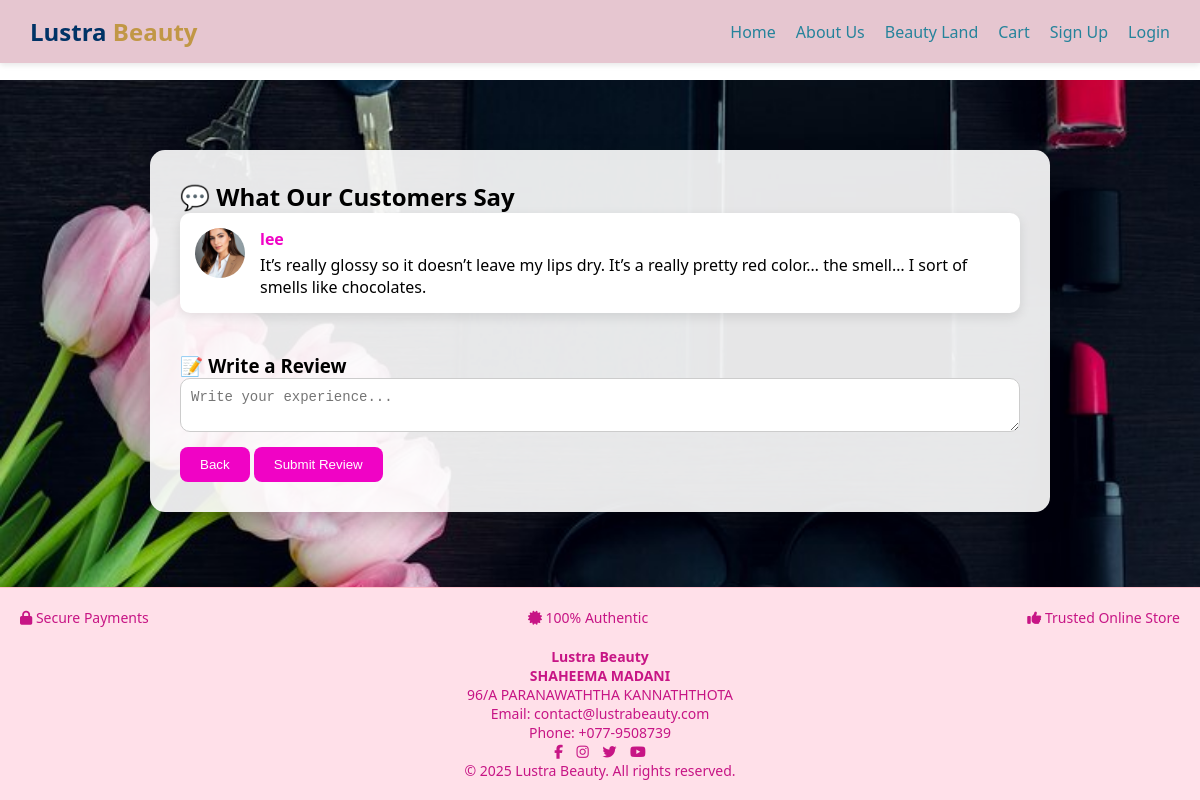
/review.php, run on the app's committed database.
### tables this page shows
CREATE TABLE `reviews` (
  `id` int(11) NOT NULL,
  `username` varchar(100) NOT NULL,
  `profile_image` varchar(255) NOT NULL,
  `message` text NOT NULL,
  `created_at` timestamp NOT NULL DEFAULT current_timestamp()
);

### review.php (the view, shortened to what this page needs)
<?php
include 'db_connection.php';
$reviews = [];
$result = $conn->query("SELECT * FROM reviews ORDER BY created_at DESC");
if ($result) {
    while ($row = $result->fetch_assoc()) {
        $reviews[] = $row;
    }
}
$pending_review = isset($_SESSION['pending_review']) ? $_SESSION['pending_review'] : '';
?>
<!DOCTYPE html>
<html lang="en">
<head>
  <link rel="stylesheet" href="css/review.css">
  <link rel="stylesheet" href="https://cdnjs.cloudflare.com/ajax/libs/font-awesome/6.5.0/css/all.min.css"/>
</head>
<body>
<nav class="navbar">
      <div class="logo">Lustra <span>Beauty</span></div>
      <ul class="nav-links">
        <li><a href="index.php">Home</a></li>
        <li><a href="about.php">About Us</a></li>
        <li><a href="beautyland.php">Beauty Land</a></li>
        <li><a href="cart.php"> Cart</a></li>
        <?php if (isset($_SESSION['username'])): ?>
      <li>
   <a href="profile.php" style="
    display: inline-block;
    background-color: white;
    color: #C19745;
    font-weight: bold;
    padding: 2px 2px;
    border-radius: 6px;
    text-decoration: none;
    transition: 0.3s;
  ">
    Hi, <?php echo $_SESSION['username']; ?> 👋
  </a>
</li>
      <li><a href="logout.php" class="login-btn">Logout</a></li>
    <?php else: ?>
      <li><a href="signup.php" class="login-btn">Sign Up</a></li>
      <li><a href="login.php" class="login-btn">Login</a></li>
    <?php endif; ?>
      </ul>
    </nav>
<div class="spacer"></div>
<div class="review-wrapper">
  <div class="review-container">
    <h2>💬 What Our Customers Say</h2>
    <?php if (count($reviews) > 0): ?>
      <?php foreach ($reviews as $rev): ?>
        <div class="review-box">
          <img src="./uploads/<?= htmlspecialchars($rev['profile_image']) ?>" alt="User">
          <div>
            <h4><?= htmlspecialchars($rev['username']) ?></h4>
            <p><?= htmlspecialchars($rev['message']) ?></p>
          </div>
        </div>
      <?php endforeach; ?>
    <?php else: ?>
      <p class="no-reviews">No reviews yet. Be the first to review!</p>
    <?php endif; ?>
    <div class="review-form">
      <h3>📝 Write a Review</h3>
      <form method="POST">
        <textarea name="message" placeholder="Write your experience..." required><?= htmlspecialchars($pending_review) ?></textarea>
        <button onclick="window.location.href='index.php'" >Back</button>
        <button type="submit">Submit Review</button>
      </form>
    </div>
  </div>
</div>
    <footer class="footer">
      <div class="footer-top">
        <div class="info-box"><i class="fas fa-lock"></i> Secure Payments</div>
        <div class="info-box"><i class="fas fa-certificate"></i> 100% Authentic</div>
        <div class="info-box"><i class="fas fa-thumbs-up"></i> Trusted Online Store</div>
      </div>
      <div class="footer-contact">
        <p><strong>Lustra Beauty</strong></p>
        <p><strong>SHAHEEMA MADANI</strong></p>
        <p>96/A PARANAWATHTHA KANNATHTHOTA</p>
        <p>Email: contact@lustrabeauty.com</p>
        <p>Phone: +077-9508739</p>
      </div>
      <div class="footer-social">
        <a href="#"><i class="fab fa-facebook-f"></i></a>
        <a href="#"><i class="fab fa-instagram"></i></a>
        <a href="#"><i class="fab fa-twitter"></i></a>
        <a href="#"><i class="fab fa-youtube"></i></a>
      </div>
      <p class="copyright">&copy; 2025 Lustra Beauty. All rights reserved.</p>
    </footer>
</body>
</html>

### css/review.css (style rules this page uses)
* { margin: 0; padding: 0; box-sizing: border-box; }
html, body { height: 100%; font-family: 'Segoe UI', sans-serif; }
body { display: flex; flex-direction: column; min-height: 100vh; }
.navbar { position: fixed; top: 0; left: 0; width: 100%; background-color: #E6C6D0; padding: 15px 30px; display: flex; justify-content: space-between; align-items: center; z-index: 1000; box-shadow: 0 2px 6px rgba(0,0,0,0.1); }
.logo { font-size: 24px; font-weight: bold; color: #003366; }
.logo span { color: #C19745; }
.nav-links { list-style: none; display: flex; gap: 20px; }
.nav-links li a { text-decoration: none; color: #25839b; font-weight: 500; }
.spacer { height: 80px; }
.review-wrapper { flex: 1; background: url('images/review.jpg') no-repeat center center; background-size: cover; padding: 40px 0; }
.review-container { max-width: 900px; margin: 0 auto; background: rgba(255, 255, 255, 0.9); padding: 30px; border-radius: 15px; box-shadow: 0 8px 24px rgba(0,0,0,0.2); }
.review-box { display: flex; gap: 15px; padding: 15px; margin-bottom: 15px; background: #fff; border-radius: 10px; box-shadow: 0 4px 12px rgba(0,0,0,0.1); }
.review-box img { width: 50px; height: 50px; border-radius: 50%; object-fit: cover; }
.review-box h4 { color: #F003C5; margin-bottom: 4px; }
.review-form { margin-top: 40px; }
.review-form textarea { width: 100%; padding: 10px; border-radius: 10px; border: 1px solid #ccc; resize: vertical; font-size: 14px; }
.review-form button { margin-top: 10px; background: #F003C5; color: #fff; padding: 10px 20px; border-radius: 8px; border: none; cursor: pointer; }
.footer { background-color: #ffe0e9; padding: 20px; text-align: center; color: #c71585; border-top: 1px solid #ffc0cb; font-size: 14px; }
.footer a { color: #c71585; text-decoration: none; margin: 0 5px; }
.footer-top { display: flex; flex-wrap: wrap; justify-content: space-between; gap: 30px; max-width: 1200px; margin: 0 auto 20px; text-align: center; }

### review.php (style rules this page uses)
* { margin: 0; padding: 0; box-sizing: border-box; }
html, body { height: 100%; font-family: 'Segoe UI', sans-serif; }
body { display: flex; flex-direction: column; min-height: 100vh; }
.navbar { position: fixed; top: 0; left: 0; width: 100%; background-color: #E6C6D0; padding: 15px 30px; display: flex; justify-content: space-between; align-items: center; z-index: 1000; box-shadow: 0 2px 6px rgba(0,0,0,0.1); }
.logo { font-size: 24px; font-weight: bold; color: #003366; }
.logo span { color: #C19745; }
.nav-links { list-style: none; display: flex; gap: 20px; }
.nav-links li a { text-decoration: none; color: #25839b; font-weight: 500; }
.spacer { height: 80px; }
.review-wrapper { flex: 1; background: url('images/review_background2.jpg') no-repeat center center; background-size: cover; padding: 70px 0; }
.review-container { max-width: 900px; margin: 0 auto; background: rgba(255, 255, 255, 0.9); padding: 30px; border-radius: 15px; box-shadow: 0 8px 24px rgba(0,0,0,0.2); }
.review-box { display: flex; gap: 15px; padding: 15px; margin-bottom: 15px; background: #fff; border-radius: 10px; box-shadow: 0 4px 12px rgba(0,0,0,0.1); }
.review-box img { width: 50px; height: 50px; border-radius: 50%; object-fit: cover; }
.review-box h4 { color: #F003C5; margin-bottom: 4px; }
.review-form { margin-top: 40px; }
.review-form textarea { width: 100%; padding: 10px; border-radius: 10px; border: 1px solid #ccc; resize: vertical; font-size: 14px; }
.review-form button { margin-top: 10px; background: #F003C5; color: #fff; padding: 10px 20px; border-radius: 8px; border: none; cursor: pointer; }
.footer { background-color: #ffe0e9; padding: 20px; text-align: center; color: #c71585; border-top: 1px solid #ffc0cb; font-size: 14px; }
.footer a { color: #c71585; text-decoration: none; margin: 0 5px; }
.footer-top { display: flex; flex-wrap: wrap; justify-content: space-between; gap: 30px; max-width: 1200px; margin: 0 auto 20px; text-align: center; }

### data on the page
reviews: profile_image (picture), username "lee", message "It’s really glossy so it doesn’t leave my lips dry. It’s a really pretty red color… the smell… I sort of smells like chocolates."
